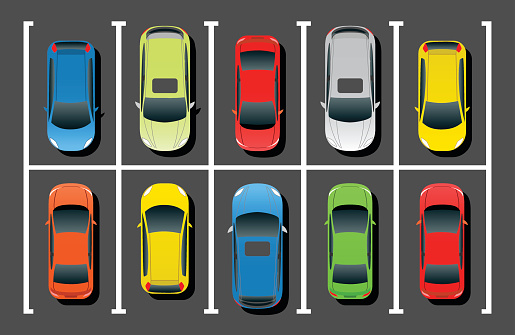
%> input picture Images/001.jpg, 515 x 335 px
$ octave --eval "result = cartoon(imread('Images/001.jpg'));"   (GNU Octave 9; MATLAB toolbox functions it lacks are replaced by stand-ins)
%> lines starting %> are read from the running program, lines starting %| are printed output that depends on the picture
function imr=cartoon(im,varargin)
 % do a simple cartoon algorithm
 % author: Meng Xipeng  mengxipeng@gmail.com
 % this function has 4 pararmeter;
 %    im
 %    mask_radius
 %    threshold
 %    ramp
 %
 %
 % Cartoon algorithm  ( Courtesy of gimp )
 % -----------------
 % Mask radius = radius of pixel neighborhood for intensity comparison
 % Threshold   = relative intensity difference which will result in darkening
 % Ramp        = amount of relative intensity difference before total black
 % Blur radius = mask radius / 3.0
 %
 % Algorithm:
 % For each pixel, calculate pixel intensity value to be: avg (blur radius)
 % relative diff = pixel intensity / avg (mask radius)
 % If relative diff < Threshold
 %   intensity mult = (Ramp - MIN (Ramp, (Threshold - relative diff))) / Ramp
 %   pixel intensity *= intensity mult
 %
% only support grayscale and rgb image
% the default variable of parameters
mask_radius=20;
threshold=1;
ramp=0.3;
if(nargin>=2)
        mask_radius=varargin{1};
end
if(nargin>=3)
        threshold=varargin{2};
end
if(nargin>=4)
        ramp=varargin{3};
end
if ndims(im) == 3
        % rgb
        r=im(:,:,1);
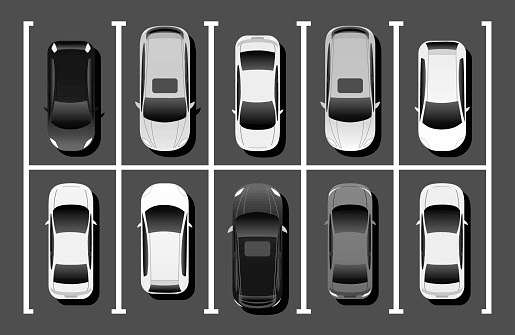
%> r: size 335x515 uint8; min 0, max 255, mean 103.5
        g=im(:,:,2);
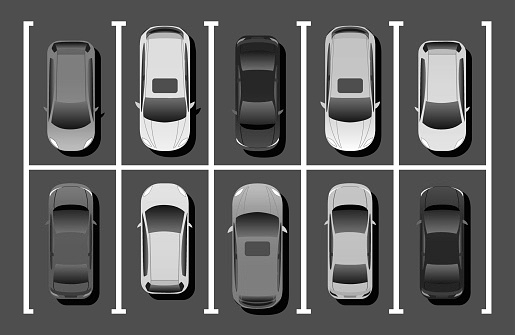
%> g: size 335x515 uint8; min 0, max 255, mean 100.6
        b=im(:,:,3);
        rr=cartoonlize(r,mask_radius,threshold,ramp);
        gr=cartoonlize(g,mask_radius,threshold,ramp);
        br=cartoonlize(b,mask_radius,threshold,ramp);
        imr=cat(3,rr,gr,br);
else
        %grayscale
        imr=cartoonlize(im,mask_radius,threshold,ramp);
end
function gr=cartoonlize(g,mask_radius,threshold,ramp)
%> called with mask_radius = 20, threshold = 1, ramp = 0.3
g=im2double(g); % avoid  overflow
%> g: size 335x515 double
mask=fspecial('gaussian',mask_radius);
g_new=imfilter(g,mask);
g_new=g./g_new;
mult=(ramp-min(ramp,(threshold-g_new)))/ramp;
ind=find(g_new<threshold);
%> ind = 93923 values from 1009 to 171853
gr=g;
gr(ind)=g(ind).*mult(ind);
%> call 2 of cartoonlize, with mask_radius = 20, threshold = 1, ramp = 0.3
%> in cartoonlize (call 2), `mult=(ramp-min(ramp,(threshold-g_new)))/ramp;`:
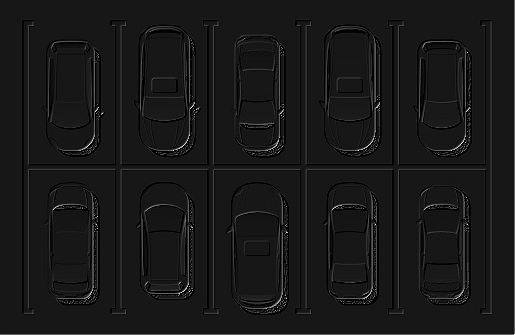
%> mult: size 335x515 double; min 0, max 11, mean 1.06; drawn with min black and max white
%> in cartoonlize (call 2), `ind=find(g_new<threshold);`: ind = 93090 values from 1009 to 171853
%> call 3 of cartoonlize, with mask_radius = 20, threshold = 1, ramp = 0.3
%> in cartoonlize (call 3), `g_new=g./g_new;`:
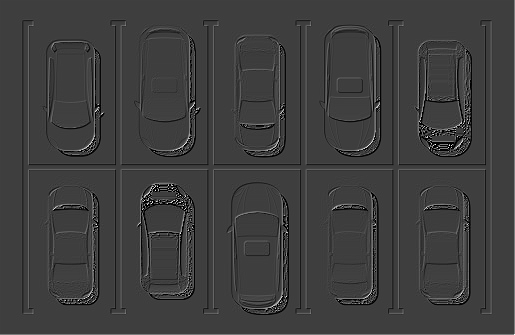
%> g_new: size 335x515 double; min 0, max 4.07, mean 1; drawn with min black and max white
%> in cartoonlize (call 3), `mult=(ramp-min(ramp,(threshold-g_new)))/ramp;`:
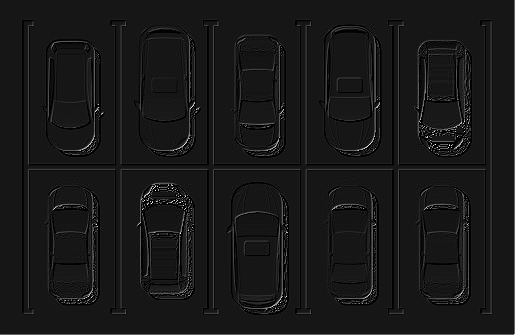
%> mult: size 335x515 double; min 0, max 11.22, mean 1.08; drawn with min black and max white
%> in cartoonlize (call 3), `ind=find(g_new<threshold);`: ind = 93582 values from 1009 to 171853
%> in cartoonlize (call 3), `gr(ind)=g(ind).*mult(ind);`:
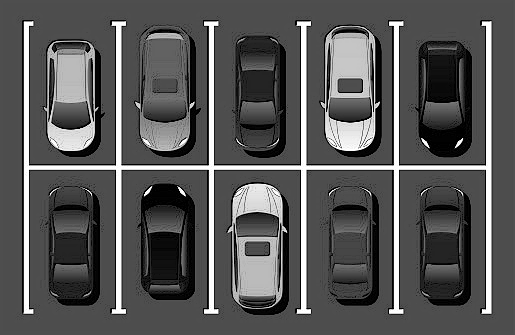
%> gr: size 335x515 double; min 0, max 1, mean 0.337
%> in cartoon, `imr=cat(3,rr,gr,br);`:
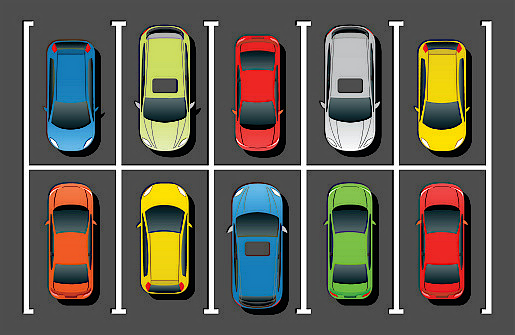
%> imr: size 335x515x3 double; mean R, G, B 0.385, 0.374, 0.337

$ run again, on Images/002.jpg
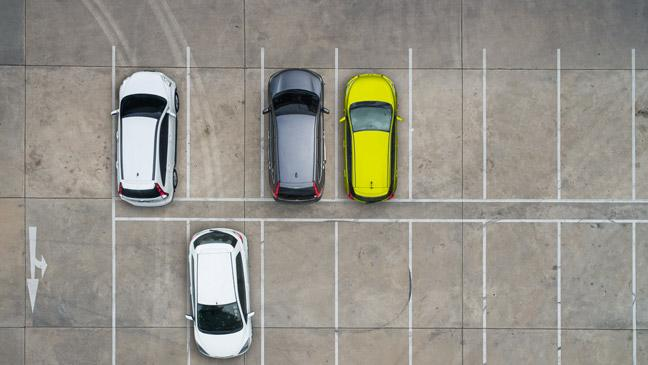
%> input picture Images/002.jpg, 648 x 365 px
%> in cartoonlize, `mult=(ramp-min(ramp,(threshold-g_new)))/ramp;`:
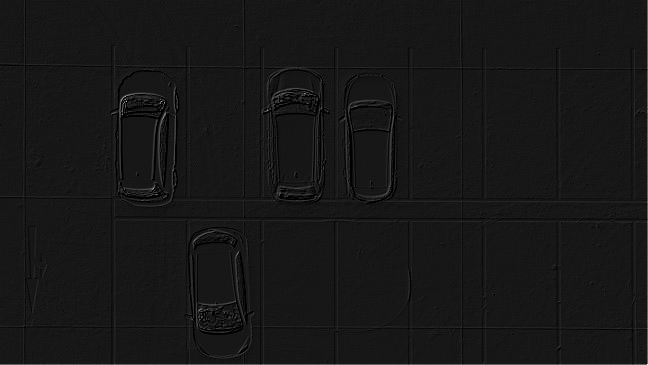
%> mult: size 365x648 double; min 0, max 11, mean 1.02; drawn with min black and max white
%> ind = 119039 values from 11 to 236140
%> in cartoon, `imr=cat(3,rr,gr,br);`:
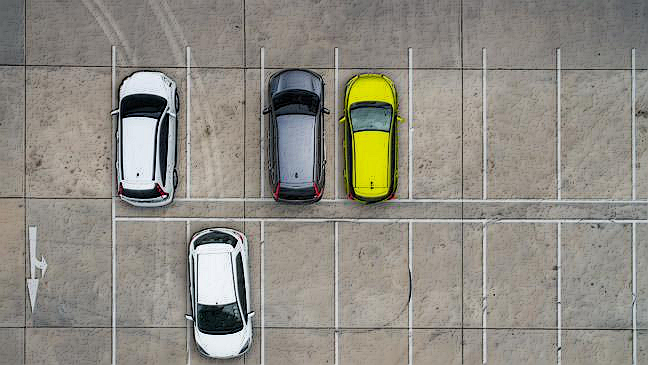
%> imr: size 365x648x3 double; mean R, G, B 0.562, 0.549, 0.515

$ run again, on Images/003.jpg
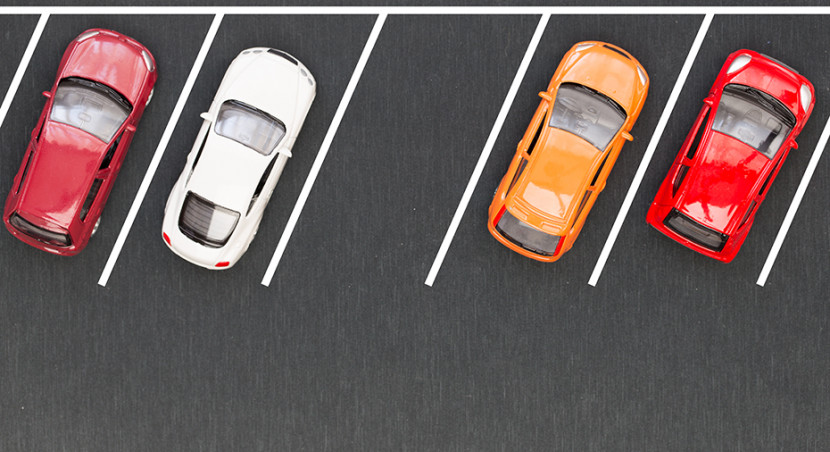
%> input picture Images/003.jpg, 830 x 452 px
%> in cartoonlize, `mult=(ramp-min(ramp,(threshold-g_new)))/ramp;`:
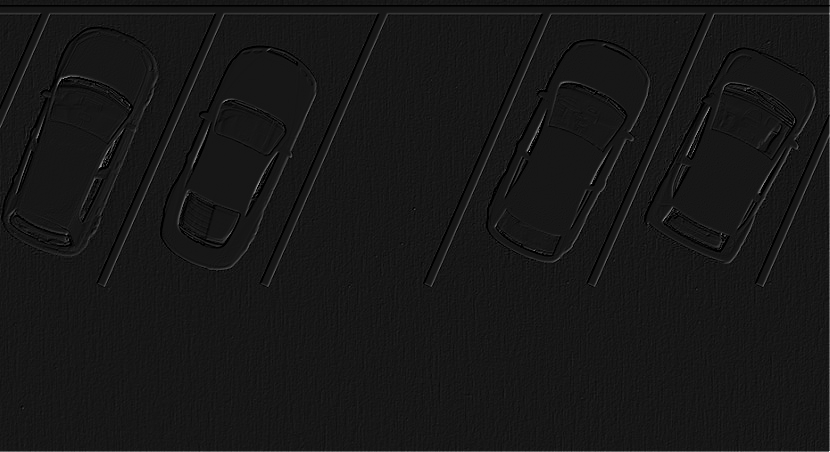
%> mult: size 452x830 double; min 0, max 11.01, mean 1.02; drawn with min black and max white
%> ind = 184131 values from 2 to 374703
%> in cartoon, `imr=cat(3,rr,gr,br);`:
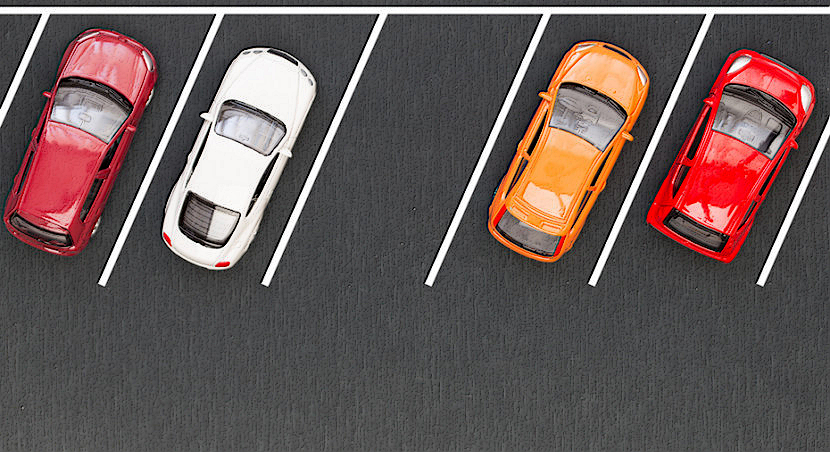
%> imr: size 452x830x3 double; mean R, G, B 0.406, 0.346, 0.341

$ run again, on Images/004.jpg
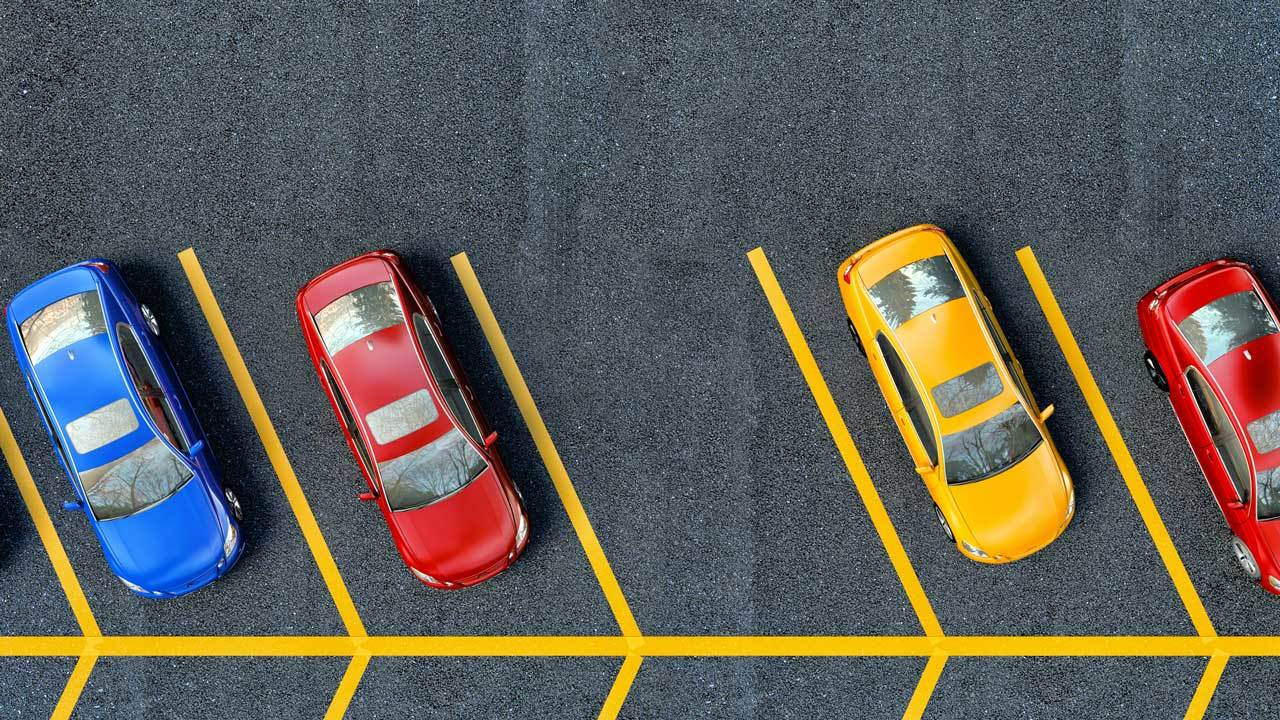
%> input picture Images/004.jpg, 1280 x 720 px
%> ind = 458191 values from 3 to 921584
%> in cartoon, `imr=cat(3,rr,gr,br);`:
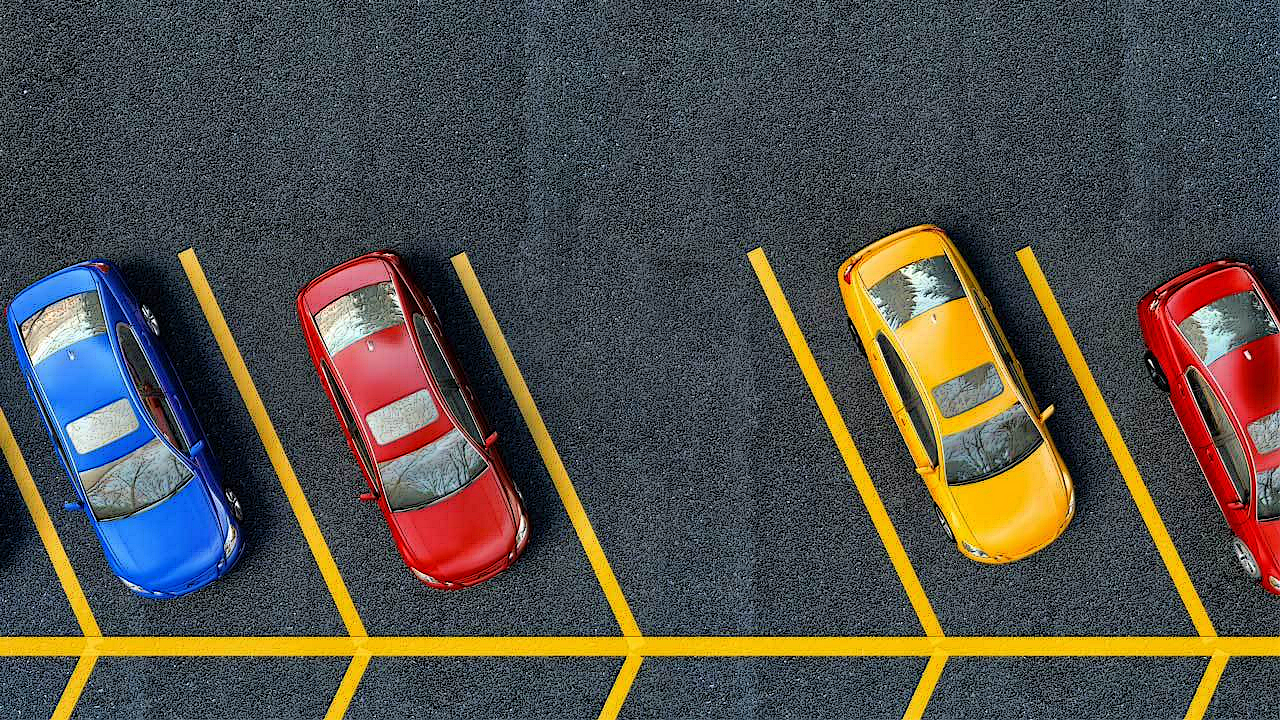
%> imr: size 720x1280x3 double; mean R, G, B 0.327, 0.315, 0.288
